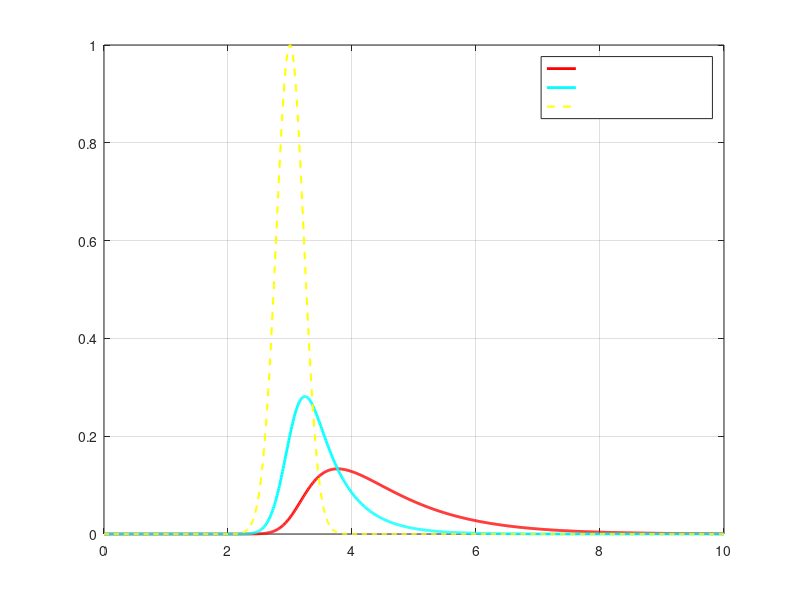

MATLAB code for this plot: (Note: this script raises an error after producing the figure.)
clc;
clear;
close all;

% =====================================
% ACTIVE SUSPENSION SYSTEM
% =====================================

s = tf('s');

G = 1/(s^2 + 3*s + 2);

% =====================================
% TIME VECTOR
% =====================================

t = 0:0.01:10;

% =====================================
% ROAD DISTURBANCE
% =====================================

% Try changing this later
road = exp(-(t-3).^2/0.1);

% =====================================
% ADAPTIVE CONTROL LOGIC
% =====================================

road_intensity = max(abs(road));

if road_intensity > 0.7

    % Rough road / pothole
    Kp = 2;
    Kd = 1;

    mode_text = 'ROUGH ROAD MODE';

else

    % Smooth road
    Kp = 1;
    Kd = 0.5;

    mode_text = 'SMOOTH ROAD MODE';

end

% =====================================
% PD CONTROLLER
% =====================================

C = Kp + Kd*s;

% Controlled system
sys_cl = feedback(C*G,1);

% =====================================
% SYSTEM RESPONSES
% =====================================

y1 = lsim(G,road,t);

y2 = lsim(sys_cl,road,t);

% =====================================
% PERFORMANCE METRICS
% =====================================

improvement = abs((1 - rms(y2)/rms(y1)) * 100);

% PLOT RESULTS
% =====================================

figure('Color',[0.1 0.1 0.1],...
       'Position',[100 100 1200 700]);

plot(t,y1,'r','LineWidth',2)
hold on

plot(t,y2,'c','LineWidth',2)

plot(t,road,'y--','LineWidth',1.5)

grid on

title('Adaptive Active Suspension System',...
      'Color','white',...
      'FontSize',18)

xlabel('Time (seconds)',...
       'Color','white',...
       'FontSize',14)

ylabel('Suspension Displacement',...
       'Color','white',...
       'FontSize',14)

legend('Without Controller',...
       'Adaptive PD Controller',...
       'Road Disturbance',...
       'TextColor','white',...
       'Location','best')

ax = gca;
ax.Color = [0.15 0.15 0.15];
ax.XColor = 'white';
ax.YColor = 'white';
ax.FontSize = 12;

% =====================================
% DISPLAY TEXT
% =====================================

text(6,0.8,...
    ['Mode: ', mode_text],...
    'Color','white',...
    'FontSize',14,...
    'FontWeight','bold')

text(6,0.7,...
    ['Vibration Reduction Index: ',...
    num2str(improvement,'%.1f'),'%'],...
    'Color','cyan',...
    'FontSize',14,...
    'FontWeight','bold')
